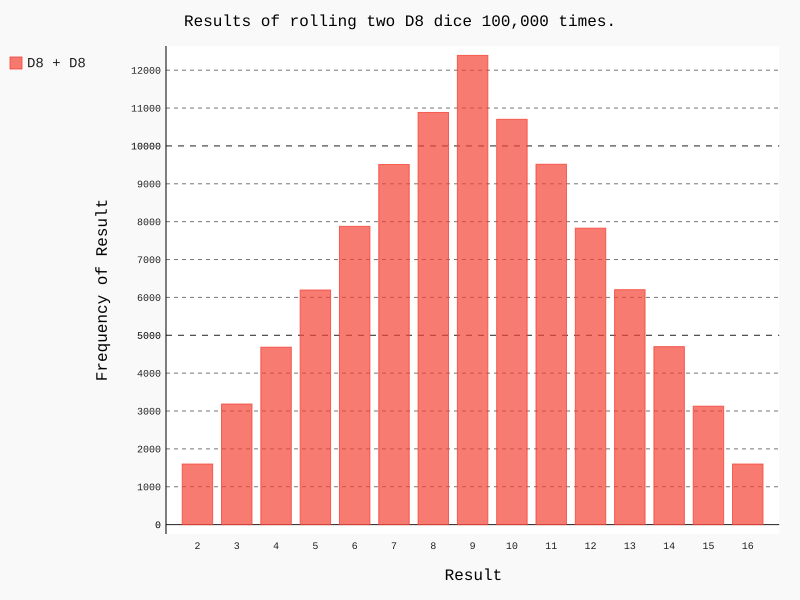

The script that drew this image:
from die import Die

import pygal

# Criando dois dados D8
die_1 = Die(8)
die_2 = Die(8)


# Faz alguns lançamentos e aarmazena os resultados em uma lista
results = []
for roll_num in range(100_000):
    result = die_1.roll() + die_2.roll()
    results.append(result)


# Analiza os resultados
frenquencies = []
max_result = die_1.num_sides + die_2.num_sides
for value in range(2, max_result+1):
    frenquency = results.count(value)
    frenquencies.append(frenquency)


# Vizualiza os resultados
hist = pygal.Bar()


hist.title = "Results of rolling two D8 dice 100,000 times."
hist.x_labels = [str(x) for x in range(2, max_result+1)]
hist.x_title = "Result"
hist.y_title = "Frequency of Result"


hist.add("D8 + D8", frenquencies)
hist.render_to_file('PYTHON/Python-VisualizacaoDeDados/Dados-Gráficos/Die/dice_D8_visual.svg')
